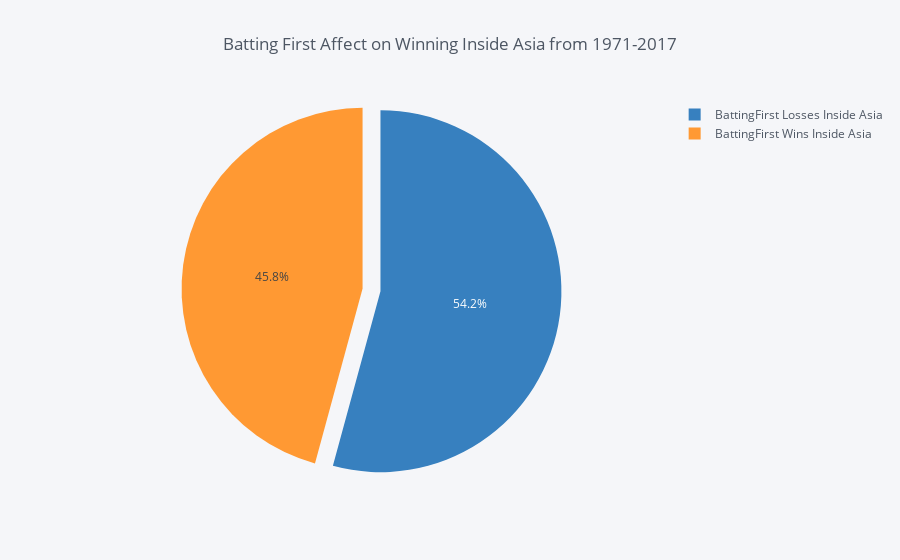

The notebook cell this image was saved under:
### Code cell
df2= pd.DataFrame(data=[batting_first_wins_in_Asia,batting_first_losses_in_Asia],columns=['In_Asia'])
df2['Outside_Asia']=[batting_first_wins_outside_asia,batting_first_losses_outside_Asia]
df2['labels']=['BattingFirst Wins Inside Asia','BattingFirst Losses Inside Asia']
df2.iplot(kind='pie',values='In_Asia',labels='labels',title='Batting First Affect on Winning Inside Asia from 1971-2017',pull=0.05)

### Figure 1 — Plotly figure (JSON) as saved in the notebook; plotly's stock layout.template omitted (floating-point values rounded to 4 significant figures)
{"data": [{"labels": ["BattingFirst Wins Inside Asia", "BattingFirst Losses Inside Asia"], "marker": {"colors": ["rgba(255, 153, 51, 1.0)", "rgba(55, 128, 191, 1.0)"]}, "name": "", "pull": 0.05, "type": "pie", "values": [962, 1140]}], "layout": {"legend": {"bgcolor": "#F5F6F9", "font": {"color": "#4D5663"}}, "paper_bgcolor": "#F5F6F9", "plot_bgcolor": "#F5F6F9", "title": "Batting First Affect on Winning Inside Asia from 1971-2017", "titlefont": {"color": "#4D5663"}}}
